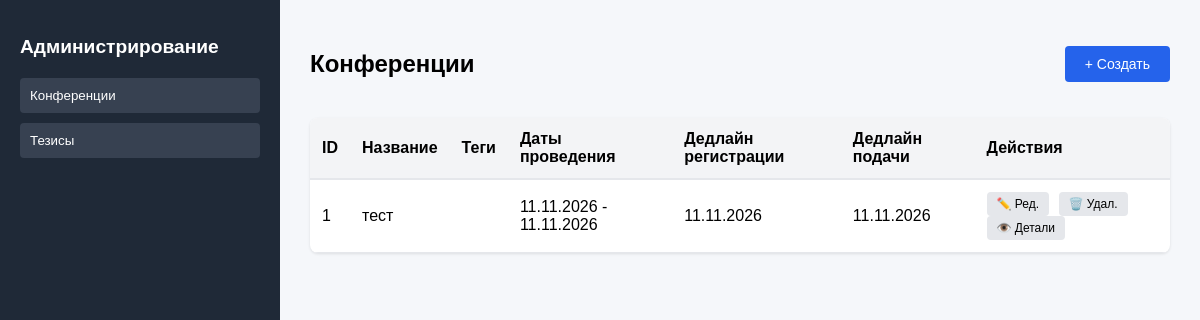
The page /admin on the database its author committed.
### app/models/conference.py (models this page shows, shortened)
class Conference(Base):
    __tablename__ = "conferences"
    id = Column(Integer, primary_key=True)
    title = Column(String, nullable=False)
    description_md = Column(Text, nullable=False)
    description_html = Column(Text, nullable=False)
    tagline = Column(String)
    registration_deadline = Column(Date, nullable=False)
    submission_deadline = Column(Date, nullable=False)
    program_date = Column(Date, nullable=False)
    start_date = Column(DateTime, nullable=False)
    end_date = Column(DateTime, nullable=False)
    performance_time = Column(Integer, nullable=False)
    applications = relationship(
        "Application",
        backref="conference",
        cascade="all, delete-orphan"
    )
    theses = relationship(
        "Thesis",
        backref="conference",
        cascade="all, delete-orphan"
    )

### app/routes/admin.py (the view)
@admin_bp.get('')
def show_admin_conferences():
    conferences = conference_service.get_all_conferences(g.db)
    theses = thesis_service.get_all_theses(g.db)
    rendered = render_template("admin.html", theses=theses, conferences=conferences)
    return rendered

### app/__init__.py (called while the page is built)
def create_app():
    app = Flask(__name__)
    app.config.from_object(Config)
    @app.before_request
    def before_request():
        g.db = Session()
    @app.teardown_request
    def teardown_db(error):
        db = g.pop('db', None)
        if db is not None:
            if error:
                db.rollback()
            else:
                db.commit()
            db.close()
    Base.metadata.create_all(engine)
    app.register_blueprint(conference_bp)
    app.register_blueprint(admin_bp)
    app.register_blueprint(api_bp)
    return app

### app/models/thesis.py (called while the page is built)
    @property
    def status_value(self):
        return self.status.value

### app/repository/conference_repository.py (called while the page is built)
    def get_all(self, session):
        conferences = session.query(Conference).all()
        return conferences

### app/repository/thesis_repository.py (called while the page is built)
    def get_all(self, session):
        return session.query(Thesis).all()

### app/service/conference_service.py (called while the page is built)
    def get_all_conferences(self, session):
        conferences = self.__repo.get_all(session)
        return conferences

### app/service/thesis_service.py (called while the page is built)
    def get_all_theses(self, session):
        return self.__repo.get_all(session)

### app/templates/admin.html (shortened to what this page needs)
<!DOCTYPE html>
<html lang="ru">
<head>
   <link rel="stylesheet" href="{{ url_for('static', filename='css/admin-css.css') }}">
</head>
<body>
<div class="admin-container">
   <aside class="sidebar">
      <h2>Администрирование</h2>
      <button onclick="showSection('conferences')">Конференции</button>
      <button onclick="showSection('theses')">Тезисы</button>
   </aside>
   <main class="content">
      <section id="conferences-section">
         <div class="section-header">
            <h2>Конференции</h2>
            <a href="/admin/conferences/create" class="btn-primary">+ Создать</a>
         </div>
         <table id="conferences-table">
            <thead>
               <tr>
                  <th>ID</th>
                  <th>Название</th>
                  <th>Теги</th>
                  <th>Даты проведения</th>
                  <th>Дедлайн регистрации</th>
                  <th>Дедлайн подачи</th>
                  <th>Действия</th>
               </tr>
            </thead>
            <tbody>
               {% for conference in conferences %}
               <tr>
                  <td>{{ conference.id }}</td>
                  <td>{{ conference.title }}</td>
                  <td>{{ conference.tagline or '' }}</td>
                  <td>
                     {{ conference.start_date.strftime('%d.%m.%Y') }} -
                     {{ conference.end_date.strftime('%d.%m.%Y') }}
                  </td>
                  <td>{{ conference.registration_deadline.strftime('%d.%m.%Y') }}</td>
                  <td>{{ conference.submission_deadline.strftime('%d.%m.%Y') }}</td>
                  <td>
                     <a href="/admin/conferences/{{ conference.id }}/edit" class="small">✏️ Ред.</a>
                     <form method="POST" action="/admin/conferences/{{ conference.id }}/delete" style="display:inline;" onsubmit="return confirm('Удалить конференцию?')">
                        <button type="submit" class="small">🗑️ Удал.</button>
                     </form>
                     <a href="/admin/conferences/{{ conference.id }}" class="small">👁️ Детали</a>
                  </td>
               </tr>
               {% endfor %}
            </tbody>
         </table>
      </section>
   </main>
</div>
</body>
</html>

### app/static/css/admin-css.css (style rules this page uses)
body { margin: 0; font-family: Arial, sans-serif; background: #f5f7fa; }
.admin-container { display: flex; height: 100vh; }
.sidebar { width: 240px; background: #1f2937; color: white; padding: 20px; }
.sidebar h2 { font-size: 1.2rem; margin-bottom: 20px; }
.sidebar button { display: block; width: 100%; margin-top: 10px; padding: 10px; background: #374151; border: none; color: white; cursor: pointer; text-align: left; border-radius: 4px; }
.content { flex: 1; padding: 30px; overflow-y: auto; }
.section-header { display: flex; justify-content: space-between; align-items: center; margin-bottom: 20px; }
.section-header a.btn-primary { padding: 10px 20px; background: #2563eb; color: white; text-decoration: none; border-radius: 4px; font-size: 14px; }
table { width: 100%; border-collapse: collapse; background: white; border-radius: 8px; overflow: hidden; box-shadow: 0 1px 3px rgba(0,0,0,0.1); }
th { background: #f3f4f6; font-weight: 600; text-align: left; padding: 12px; border-bottom: 2px solid #e5e7eb; }
td { padding: 12px; border-bottom: 1px solid #e5e7eb; }
a.small, button.small { display: inline-block; padding: 5px 10px; font-size: 12px; background: #e5e7eb; border: none; border-radius: 4px; cursor: pointer; margin-right: 5px; text-decoration: none; color: black; }
.btn-primary { display: inline-block; padding: 10px 20px; background: #2563eb; color: white; border: none; border-radius: 4px; cursor: pointer; text-decoration: none; font-size: 14px; }

### rows shown on the page
Conference: id "1", title "тест", start_date "11.11.2026", end_date "11.11.2026", registration_deadline "11.11.2026", submission_deadline "11.11.2026"
